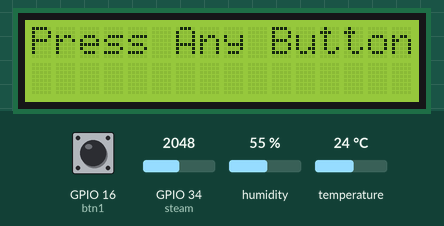
Bench run of a sketch on a simulated ESP32. Shown: 16×2 character LCD. The inputs (shaded band) are chosen by the test bench; at power-on: GPIO 16 (btn1) HIGH, GPIO 34 (steam) = 2048, humidity 55 %, temperature 24 °C.

Above: at 1.2 s.
1.3 s: GPIO 16 (btn1) pulled LOW for 0.15 s
At 1.7 s:
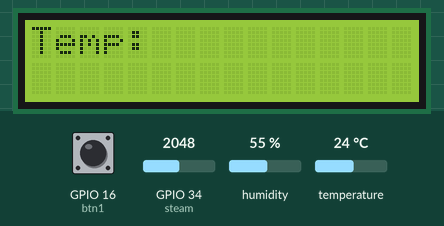
4.2 s: GPIO 16 (btn1) pulled LOW for 3.2 s
At 5.9 s:
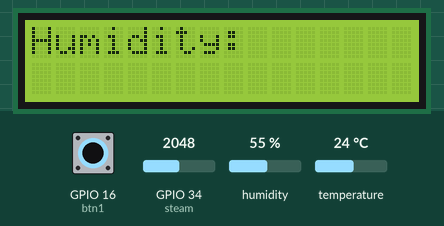
8.9 s: GPIO 16 (btn1) pulled LOW for 3.2 s
At 11.5 s:
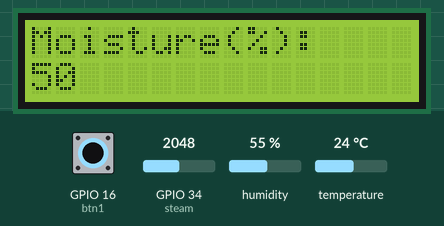
13.6 s: GPIO 34 (steam) set to 2866
At 14.5 s:
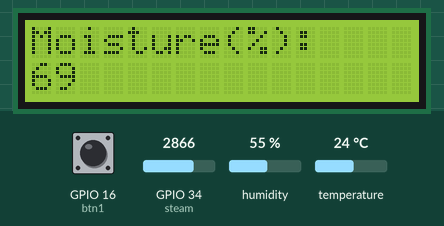
16.6 s: GPIO 34 (steam) set to 3603
At 17.8 s:
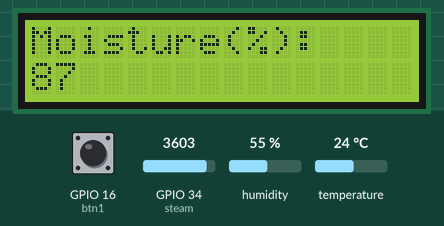
18.1 s: GPIO 34 (steam) set to 4095
At 18.8 s:
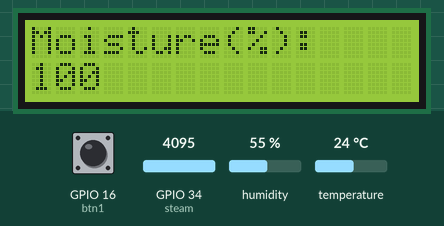
Timing chart, 0 to 20.7 s (numbered marks = the images above; inputs shaded):
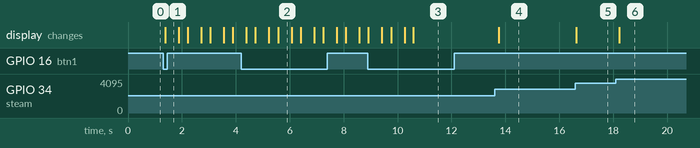

Measured:
- after the input at 1.3 s, the display: changes after 0.09 s (image 1)
- after the input at 4.2 s, the display: first differs from a run without the input after 1.4 s (image 2)
- after the input at 8.9 s, the display: first differs from a run without the input after 1.7 s (image 3)
- after the input at 13.6 s, the display: changes after 0.16 s (image 4)
- after the input at 16.6 s, the display: changes at once (image 5)
- after the input at 18.1 s, the display: changes after 0.12 s (image 6)
- what the display in image 2 shows lasts 0.5 s, from 5.6 s to 6.1 s

The sketch:

SmartHome.ino
```cpp
#include <Wire.h>
#include <LiquidCrystal_I2C.h>
#include <DHT11.h>

LiquidCrystal_I2C lcd(0x27, 16, 2);
DHT11 dht11(17);
//const
int btn_count = 0;
int menu_size = 3;
int pressCounter = 0;          // Лічильник натискань
int lastButtonState = HIGH;    // Попередній стан кнопки
unsigned long lastDebounceTime = 0;  // Час останньої зміни стану
unsigned long debounceDelay = 50;    // Затримка для захисту від брязкоту контактів (мс)

//Pins
#define btn1 16
#define btn2 27
#define temp 17
#define steam 34

void setup() {
  lcd.init();
  lcd.backlight();
  lcd.clear();
  lcd.print("Press Any Button ");
  pinMode(btn1, INPUT_PULLUP);
  pinMode(btn2, INPUT_PULLUP);
}

void loop() {

  boolean btn1_val = digitalRead(btn1);
   if (btn1_val != lastButtonState) {
    lastDebounceTime = millis();
  }

  if ((millis() - lastDebounceTime) > debounceDelay) {
    static int buttonState = HIGH;
    if (btn1_val != buttonState) {
      buttonState = btn1_val;

      if (buttonState == LOW) {
        btn_count++;

      }
    }
  }
  handleButtonPress(btn_count);
  if (btn_count > menu_size) {
    btn_count = 0;
  }
  lastButtonState = btn1_val;
}
void handleButtonPress(int btn_count) {
  if (btn_count == 1) {
    lcd.clear();
    lcd.setCursor(0, 0);
    lcd.print("Temp: ");
    lcd.setCursor(6, 0);
    int temperature = dht11.readTemperature();
    lcd.print(temperature);
    delay(300);
  }
  if (btn_count == 2) {
    lcd.clear();
    lcd.setCursor(0, 0);
    lcd.print("Humidity: ");
    lcd.setCursor(10, 0);
    int humidity = dht11.readHumidity();
    lcd.print(humidity);
    delay(300);
  }
  if (btn_count == 3) {
    int steam_val = analogRead(steam);
    lcd.clear();
    lcd.setCursor(0, 0);
    lcd.print("Moisture(%): ");
    lcd.setCursor(0, 1);
    int steamPercent = map(steam_val, 0, 4095, 0, 100);
    lcd.print(steamPercent);
    delay(300);
  }

}
```
